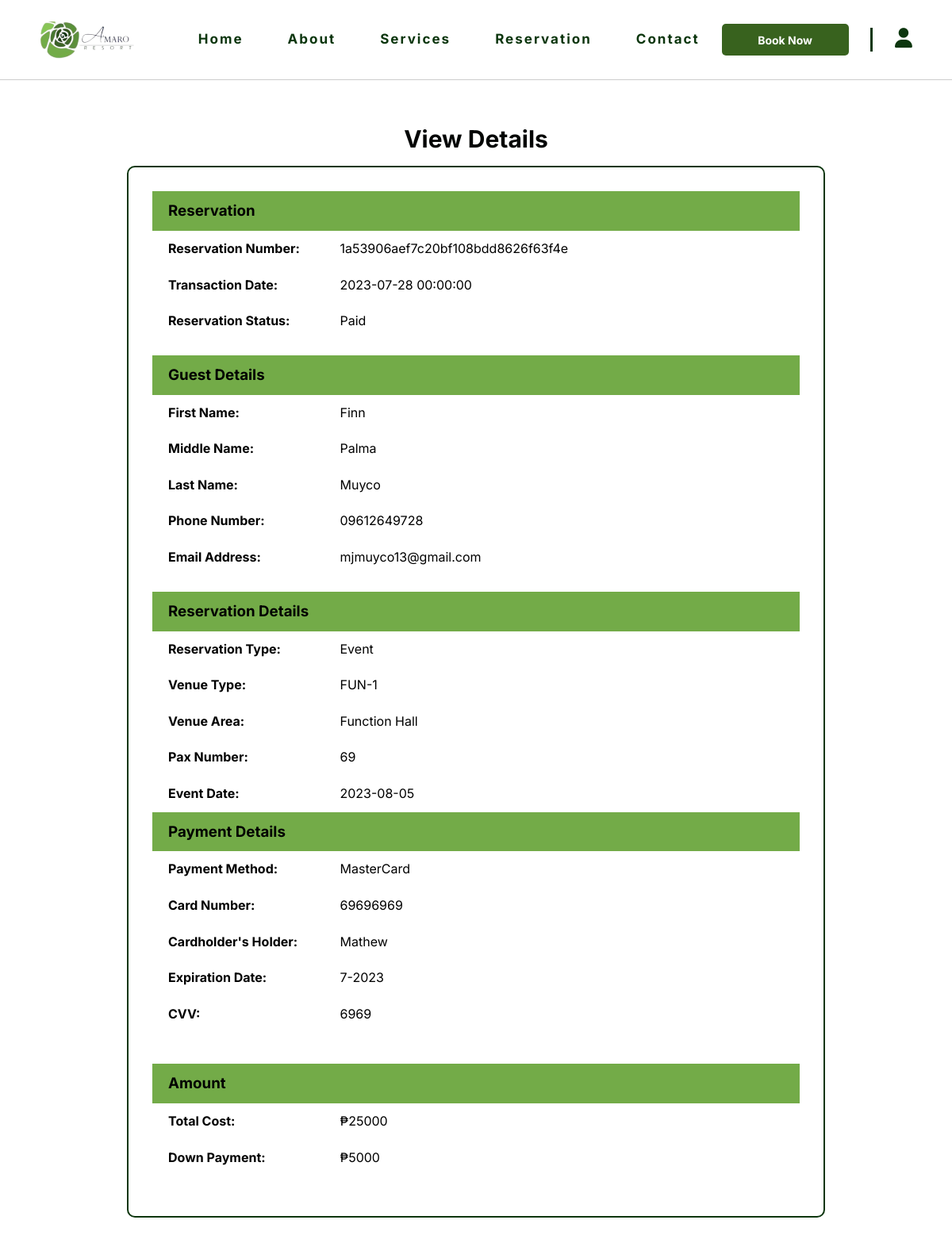
The page /details.php?reservation_id=1a53906aef7c20bf108bdd8626f63f4e on the database its author committed.
### tables this page shows
CREATE TABLE `reservations` (
  `reservation_id` varchar(255) NOT NULL,
  `guest_id` int(11) NOT NULL,
  `reservation_type` enum('Swimming','Room','Event','') NOT NULL,
  `reservation_date` datetime NOT NULL,
  `payment_method` enum('GCash','Paypal','MasterCard','') NOT NULL,
  `total_cost` float NOT NULL,
  `down_payment` float NOT NULL,
  `res_status` enum('Pending','Paid','Visited') NOT NULL
);

CREATE TABLE `guests` (
  `guest_id` int(11) NOT NULL,
  `first_name` varchar(100) NOT NULL,
  `middle_name` varchar(100) DEFAULT NULL,
  `last_name` varchar(100) NOT NULL,
  `phone_number` varchar(15) NOT NULL,
  `email_address` varchar(100) NOT NULL,
  `password` varchar(100) NOT NULL,
  `type` enum('User','Admin','','') NOT NULL,
  `creation_date` datetime NOT NULL DEFAULT current_timestamp(),
  `modification_date` date DEFAULT NULL
);

CREATE TABLE `event_reservations` (
  `event_reservation_id` int(11) NOT NULL,
  `reservation_id` varchar(255) NOT NULL,
  `event_type` enum('Function Hall','Court','','') NOT NULL,
  `pax_number` int(11) NOT NULL,
  `event_venue_number` varchar(11) NOT NULL
);

CREATE TABLE `event_venue_numbers` (
  `event_venue_number` varchar(11) NOT NULL,
  `event_venue_id` int(11) NOT NULL,
  `reserved_check_in` date DEFAULT NULL
);

CREATE TABLE `mastercard_payment_details` (
  `mastercard_payment_id` int(11) NOT NULL,
  `reservation_id` varchar(255) NOT NULL,
  `cardholder_number` varchar(15) NOT NULL,
  `cardholder_name` varchar(100) NOT NULL,
  `mm` int(11) NOT NULL,
  `yyyy` int(11) NOT NULL,
  `cvv` int(11) NOT NULL
);

### details.php (the view, shortened to what this page needs)
<?php
require_once "includes/dbh.inc.php";
  if(isset($_GET['reservation_id'])){
    $reservation_id = $_GET['reservation_id'];
    $query = "SELECT * FROM reservations WHERE reservation_id = ?";
    $stmt = $pdo->prepare($query);
    $stmt->execute([$reservation_id]);
    $result = $stmt->fetch(PDO::FETCH_ASSOC);
    if($result) {
      $reservation_id = $result["reservation_id"];
      $guest_id = $result["guest_id"];
      $res_type = $result["reservation_type"];
      $date_created = $result["reservation_date"];
      $paymentMethod = $result["payment_method"];
      $totalcost = $result["total_cost"];
      $downpayment = $result["down_payment"];
      $res_status = $result["res_status"];
  }
  $query = "SELECT * FROM guests WHERE guest_id = ?";
  $stmt = $pdo->prepare($query);
  $stmt->execute([$guest_id]);
  $result = $stmt->fetch(PDO::FETCH_ASSOC);
  if($result) {
    $firstname = $result["first_name"];
    $middlename = $result["middle_name"];
    $lastname = $result["last_name"];
    $phonenumber = $result["phone_number"];
    $emailaddress = $result["email_address"];
  }
}
  if($res_type == "Event"){
    $query = "SELECT * FROM reservations
    LEFT JOIN event_reservations ON reservations.reservation_id = event_reservations.reservation_id
    LEFT JOIN event_venue_numbers ON event_reservations.event_venue_number = event_venue_numbers.event_venue_number
    WHERE reservations.reservation_id = ?
    ";
    $stmt = $pdo->prepare($query);
    $stmt->execute([$reservation_id]);
    $result = $stmt->fetch(PDO::FETCH_ASSOC);
    if($result) {
      $eventVenueNumber = $result["event_venue_number"];
      $eventPax = $result["pax_number"];
      $venueArea = $result["event_type"];
      $eventDate = $result["reserved_check_in"];
  }
}
  if($paymentMethod == "MasterCard"){
    $query = "SELECT * FROM mastercard_payment_details WHERE reservation_id = ?";
    $stmt = $pdo->prepare($query);
    $stmt->execute([$reservation_id]);
    $result = $stmt->fetch(PDO::FETCH_ASSOC);
    if($result) {
      $paymentCardnumber = $result["cardholder_number"];
      $paymentCardname = $result["cardholder_name"];
      $mm = $result["mm"];
      $YYYY = $result["yyyy"];
      $CVV = $result["cvv"];
  }
}
?>
<!DOCTYPE html>
<html lang="en">
  <head>
    <link rel="stylesheet" href="css/details.css" />
  </head>
  <body>
    <section id="navBar" class="page-section active">
      <div class="nav" id="nav">
        <div class="site-nav">
          <div class="site-name" id="site-name">
            <img
              src="css/page-images/AmaroResort.png"
              alt="logo"
              class="logo"
            />
          </div>
          <div class="nav-bar" id="navbar">
            <a class="navBar" href="index.php"> Home </a>
            <a class="navBar" href="about.html"> About </a>
            <a class="navBar" href="services.html"> Services </a>
            <a class="navBar" href="reservation.html"> Reservation </a>
            <a class="navBar" href="contact.html"> Contact </a>
          </div>
          <a href="reservation.html" id="book-button">
            <button type="button" class="book-btn">Book Now</button>
          </a>
          <div class="vl"></div>
          <span><i class="fas fa-user" id="user"></i></span>
        </div>
      </div>
    </section>
    <section id="bookingSummary">
      <div class="summary-container">
        <span class="section-phrase">View Details</span>
        <div class="booking-summary-container">
          <div class="details-container">
            <div class="section-title"><h3>Reservation</h3></div>
            <div class="section-details">
              <span>Reservation Number: </span>
              <p><?php echo $reservation_id ?></p>
            </div>
            <div class="section-details">
              <span>Transaction Date:</span>
              <p><?php echo $date_created ?></p>
            </div>
            <div class="section-details">
              <span>Reservation Status:</span>
              <p><?php echo $res_status ?></p>
            </div>
          </div>
          <div class="details-container">
            <div class="section-title"><h3>Guest Details</h3></div>
            <div class="section-details">
              <span>First Name:</span>
              <p><?php echo $firstname ?></p>
            </div>
            <div class="section-details">
              <span>Middle Name:</span>
              <p><?php echo $middlename ?></p>
            </div>
            <div class="section-details">
              <span>Last Name:</span>
              <p><?php echo $lastname ?></p>
            </div>
            <div class="section-details">
              <span>Phone Number:</span>
              <p><?php echo $phonenumber ?></p>
            </div>
            <div class="section-details">
              <span>Email Address:</span>
              <p><?php echo $emailaddress ?></p>
            </div>
          </div>
          <div class="details-container">
            <div class="section-title"><h3>Reservation Details</h3></div>
            <?php if($res_type == "Swimming"): ?>
              <div class="section-details">
                <span>Reservation Type:</span>
                <p><?php echo $res_type ?></p>
              </div>
              <div class="section-details">
                <span>Date of Visit:</span>
                <p><?php echo $dateofvisit ?></p>
              </div>
              <div class="section-details">
                <span>Time Slot:</span>
                <p><?php echo $timeSlot ?></p>
              </div>
              <div class="section-details">
                <span>Adult:</span>
                <p><?php echo $Adult ?></p>
              </div>
              <div class="section-details">
                <span>Children:</span>
                <p><?php echo $Children ?></p>
              </div>
              <div class="section-details">
                <span>Senior/PWD:</span>
                <p><?php echo $SeniorPWD ?></p>
              </div>
              <div class="section-details">
                <span>Cottage Type:</span>
                <p><?php echo $cottageType ?></p>
              </div>
              <div class="section-details">
                <span>Cottage Number:</span>
                <p><?php echo $cottage_id ?></p>
              </div>
            <?php else: ?>
              <div class="section-details">
                <span>Reservation Type:</span>
                <p><?php echo $res_type ?></p>
              </div>
              <div class="section-details">
                <span>Venue Type:</span>
                <p><?php echo $eventVenueNumber ?></p>
              </div>
              <div class="section-details">
                <span>Venue Area:</span>
                <p><?php echo $venueArea ?></p>
              </div>
              <div class="section-details">
                <span>Pax Number:</span>
                <p><?php echo $eventPax ?></p>
              </div>
              <div class="section-details">
                <span>Event Date:</span>
                <p><?php echo $eventDate ?></p>
              </div>
            <?php endif; ?>
          <div class="details-container">
            <div class="section-title"><h3>Payment Details</h3></div>
              <?php if($paymentMethod == "Paypal"): ?>
                <?php  echo $paymentMethod; ?>
                <div class="section-details">
                  <span>Payment Method:</span>
                  <p><?php echo ucfirst($paymentMethod) ?></p>
                </div>
                <div class="section-details">
                  <span>Email Address:</span>
                  <p><?php echo $paymentEmailadd ?></p>
                </div>
              <?php else: ?>
                <div class="section-details">
                  <span>Payment Method:</span>
                  <p><?php echo ucfirst($paymentMethod) ?></p>
                </div>
                <div class="section-details">
                  <span>Card Number:</span>
                  <p><?php echo $paymentCardnumber ?></p>
                </div>
                <div class="section-details">
                  <span>Cardholder's Holder:</span>
                  <p><?php echo $paymentCardname ?></p>
                </div>
                <div class="section-details">
                  <span>Expiration Date:</span>
                  <p><?php echo $mm . '-' . $YYYY ?></p>
                </div>
                <div class="section-details">
                  <span>CVV: </span>
                  <p><?php echo $CVV ?></p>
                </div>
              <?php endif; ?>
              </div>
          </div>
          <div class="details-container">
            <div class="section-title"><h3>Amount</h3></div>
            <div class="section-details">
              <span>Total Cost:</span>
              <p><?php echo '₱' .$totalcost ?></p>
            </div>
            <div class="section-details">
              <span>Down Payment:</span>
              <p><?php echo '₱' .$downpayment ?></p>
            </div>
        </div>
      </div>
    </section>
  </body>
</html>

### css/details.css (style rules this page uses)
:root { --primary-button-clr: #38621E; --primary-btn-hover: #60814b; --secondary-button-clr: #FCFDFC; --background-clr: #E9F2EB; --accent-clr: #73AB48; --textlink-hover: #3d5e3e; --main-text-clr: #0C360E; --text-black-clr: #040605; --text-green-clr: #2A401C; }
* { box-sizing: border-box; padding: 0; margin: 0; font-family: 'Inter', sans-serif; }
html { scroll-behavior: smooth; }
body { line-height: 1.6; background-color: #fff; }
.section-phrase { color: var(--text-black-clr); font-weight: bold; font-size: 30px; text-align: center; margin-bottom: 10px; }
#bookingSummary { display: flex; margin: 50px; }
.summary-container { width: 100%; height: auto; color: #000; display: flex; flex-direction: column; align-items: center; justify-content: center; margin-bottom: 20px; text-align: center; }
.booking-summary-container { width: 80%; height: auto; border: 2px solid var(--main-text-clr); border-radius: 10px; padding: 30px; display: flex; flex-direction: column; align-items: center; justify-content: center; }
.section-title { width: 100%; background: var(--accent-clr); padding: 10px 10px 10px 20px; }
.booking-summary-container h3 { text-align: left; }
.details-container { width: 100%; margin-bottom: 20px; }
.section-details { width: 100%; padding: 10px 10px 10px 20px; display: flex; }
.section-details span { margin-right: 20px; font-weight: bold; width: 25%; text-align: left; }

### rows shown on the page
reservations: reservation_id "1a53906aef7c20bf108bdd8626f63f4e", reservation_date "2023-07-28 00:00:00", res_status "Paid", reservation_type "Event", payment_method "MasterCard", total_cost "25000", down_payment "5000"
guests: first_name "Finn", middle_name "Palma", last_name "Muyco", phone_number "09612649728", email_address "mjmuyco13@gmail.com"
event_reservations: event_venue_number.event_venue_number "FUN-1", event_type "Function Hall", pax_number "69", event_venue_number.reserved_check_in "2023-08-05"
mastercard_payment_details: cardholder_number "69696969", cardholder_name "Mathew", mm "7", yyyy "2023", cvv "6969"
